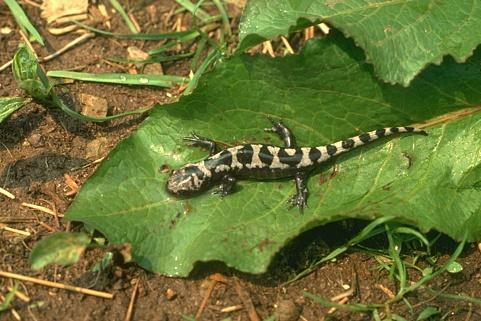
%> input picture seg/test.jpg, 481 x 321 px
$ octave seg.m   (GNU Octave 9; MATLAB toolbox functions it lacks are replaced by stand-ins)
%> lines starting %> are read from the running program, lines starting %| are printed output that depends on the picture; in (x1, y1, x2, y2) boxes, pixels count from 0 and x2, y2 are one past the last pixel; in counts of white or black regions, pixels touching at a corner belong together; the program's own positions count from 1
clc;
clear all;
k=input('Enter the file name','s'); % input image; color image
%> the answer given: test.jpg
im=imread(k);
%> im is the input picture: size 321x481x3 uint8; mean R, G, B 108, 116, 54.1
im1=rgb2gray(im);
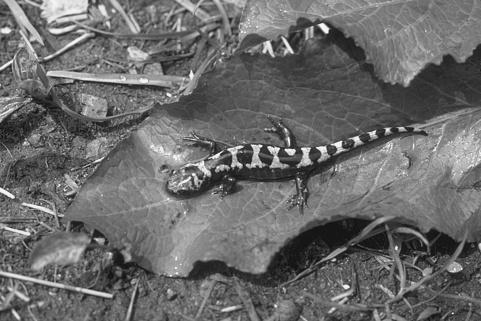
%> im1: size 321x481 uint8; min 7, max 252, mean 106.6
im1=medfilt2(im1,[3 3]); %Median filtering the image to remove noise%
BW = edge(im1,'sobel'); %finding edges
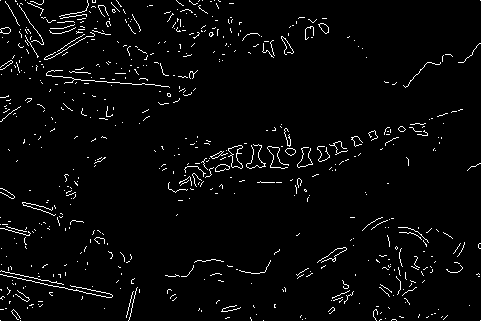
%> BW: size 321x481 logical; 3.1% white in thin lines or dots
[imx,imy]=size(BW);
%> imx = 321; imy = 481
msk=[0 0 0 0 0;
     0 1 1 1 0;
     0 1 1 1 0;
     0 1 1 1 0;
     0 0 0 0 0;];
B=conv2(double(BW),double(msk)); %Smoothing  image to reduce the number of connected components
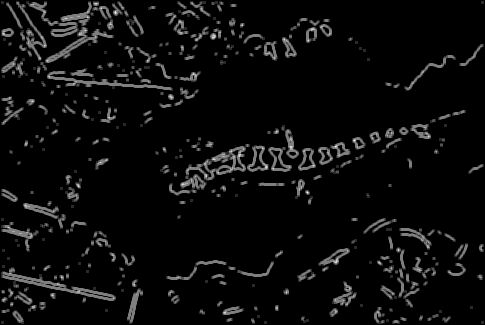
%> B: size 325x485 double; min 0, max 6, mean 0.273; drawn with min black and max white
L = bwlabel(B,8);% Calculating connected components
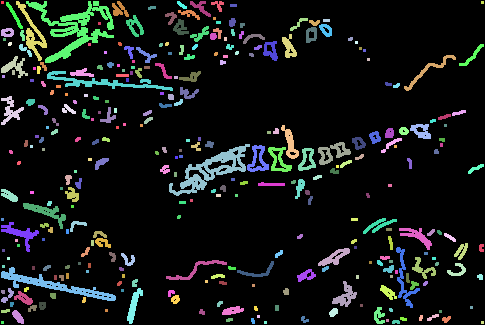
%> L: size 325x485 double; 315 distinct labels, from 0 to 314; one colour per label, 0 black
mx=max(max(L))
%> mx = 314
% There will be mx connected components.Here U can give a value between 1 and mx for L or in a loop you can extract all connected components
% If you are using the attached car image, by giving 17,18,19,22,27,28 to L you can extract the number plate completely.
[r,c] = find(L==165);
%> r = 118 values from 27 to 42; c = 118 values from 191 to 209
rc = [r c];
%> rc = 118 rows, first 12: [36 191; 37 191; 38 191; 36 192; 37 192; 38 192; 35 193; 36 193; 37 193; 38 193; 35 194; 36 194]
[sx sy]=size(rc);
%> sx = 118; sy = 2
n1=zeros(imx,imy);
for i=1:sx
    x1=rc(i,1);
    y1=rc(i,2);
    n1(x1,y1)=255;
end % Storing the extracted image in an array
%> this loop made 118 passes
%> (x1, y1) on passes 1 to 12: (36, 191), (37, 191), (38, 191), (36, 192), (37, 192), (38, 192), (35, 193), (36, 193), (37, 193), (38, 193), (35, 194), (36, 194)
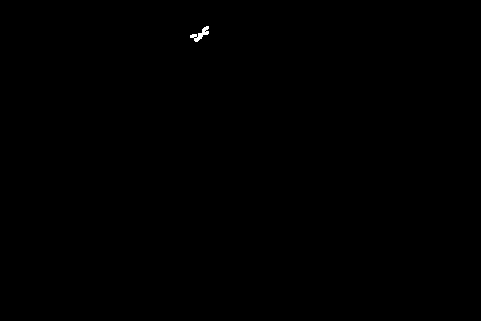
%> n1: size 321x481 double; 0.08% white; 1 white region, box (x1, y1, x2, y2) and area: (190, 26, 209, 42) 118
figure,imshow(im);
figure,imshow(im1);
figure,imshow(B);
%> after `imshow(B)`:
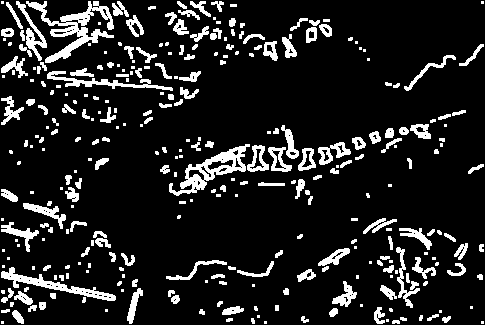
%> displayed picture: size 325x485, on the screen's scale of 0 to 255; 12.8% white; 314 white regions (129 under 20 px), largest, box (x1, y1, x2, y2) and area: (26, 1, 114, 63) 1570, (169, 144, 250, 196) 1221, (1, 267, 116, 301) 864
%figure,imshow(n1,[]);
